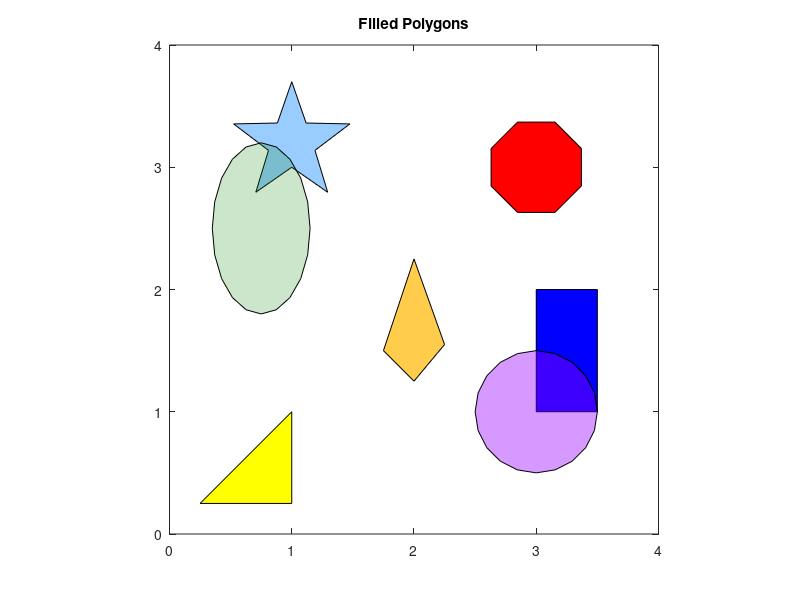

The MATLAB source for this figure:
%%
% This is an example of how to create filled polygons on a plot in MATLAB&#174;.
% 
% Read about the <http://www.mathworks.com/help/matlab/ref/fill.html |fill|> function in the MATLAB documentation.
%
% For more examples, go to <http://www.mathworks.com/discovery/gallery.html MATLAB Plot Gallery>
%
% Copyright 2012-2014 The MathWorks, Inc.

% Create a yellow triangle
figure
x = [0.25, 1.0, 1.0];
y = [0.25, 0.25, 1.0];
fill(x, y, 'y')
hold on

% Create an orange diamond
x = [2.0, 2.25, 2.0, 1.75];
y = [1.25, 1.55, 2.25, 1.5];
c = [1 0.8 0.3];
fill(x, y, c)

% Create a blue rectangle
left = 3.0;
right = left + 0.5;
bottom = 1.0;
top = bottom + 1;
x = [left left right right];
y = [bottom top top bottom];
fill(x, y, 'b')

% Create a purple transparent circle
xc = 3.0;
yc = 1.0;
r = 0.5;
x = r*sin(-pi:0.1*pi:pi) + xc;
y = r*cos(-pi:0.1*pi:pi) + yc;
c = [0.6 0 1];
fill(x, y, c, 'FaceAlpha', 0.4)

% Create a light blue star
xc = 1.0;
yc = 3.0;
t = (-1/4:1/10:3/4)*2*pi;
r1 = 0.5;
r2 = 0.2;
r = (r1+r2)/2 + (r1-r2)/2*(-1).^[0:10];
x = r.*cos(t) + xc;
y = r2 - r.*sin(t) + yc;
c = [0.6 0.8 1.0];
fill(x, y, c)

%  Create a green transparent ellipse
xc = 0.75;
yc = 2.5;
x = 0.4*sin(-pi:0.1*pi:pi) + xc;
y = 0.7*cos(-pi:0.1*pi:pi) + yc;
c = [0 0.5 0];
fill(x, y, c, 'FaceAlpha', 0.2)

% Create a red stop sign
t = (1/16:1/8:1)'*2*pi;
x = 0.4*sin(t) + 3;
y = 0.4*cos(t) + 3;
fill(x, y ,'r', 'FaceAlpha', 1)

% Set the axis limits
axis([0 4 0 4])
axis square

% Add a title
title('Filled Polygons')
